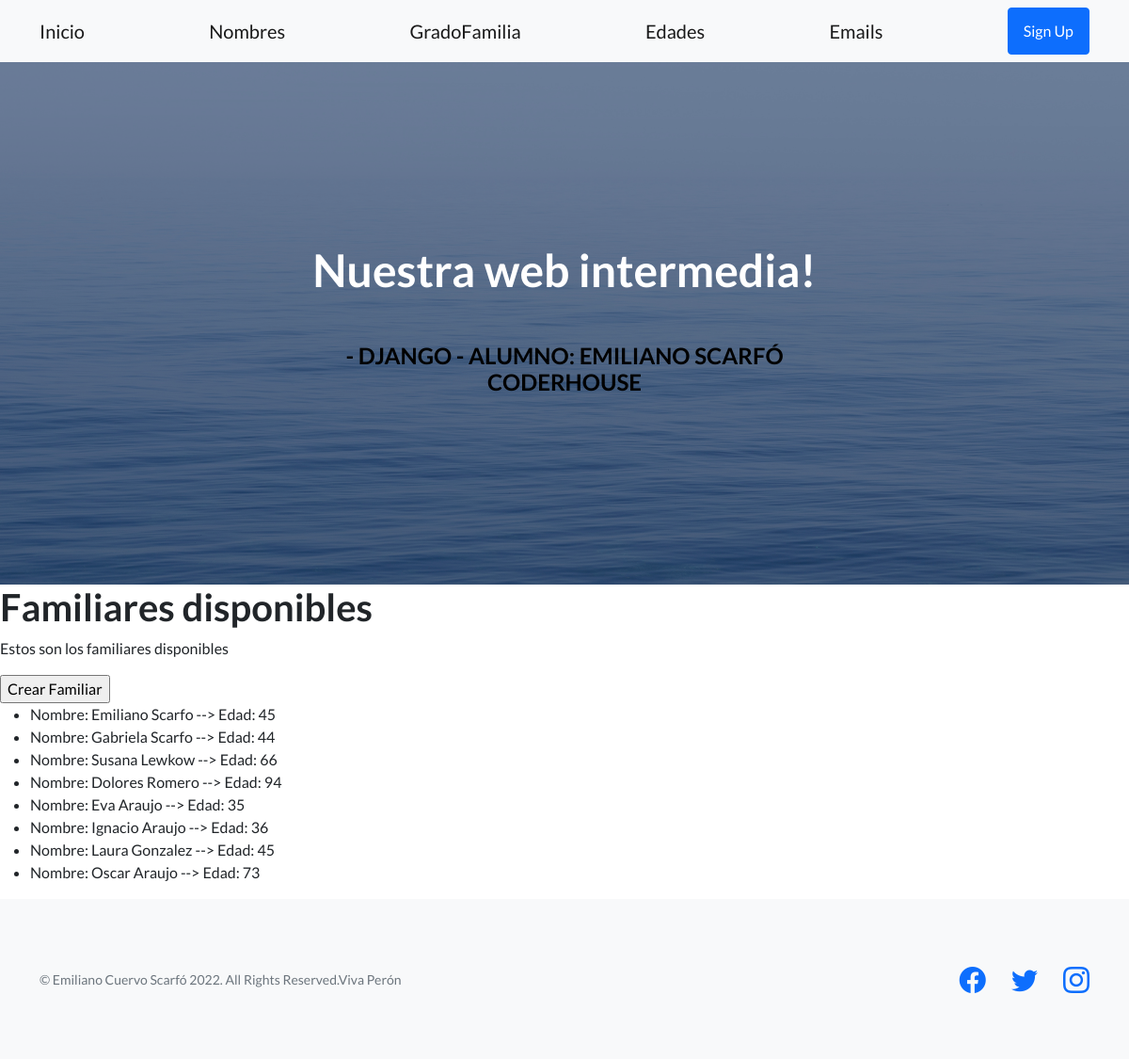
Page /Emi/nombres/ on the earlier database version.
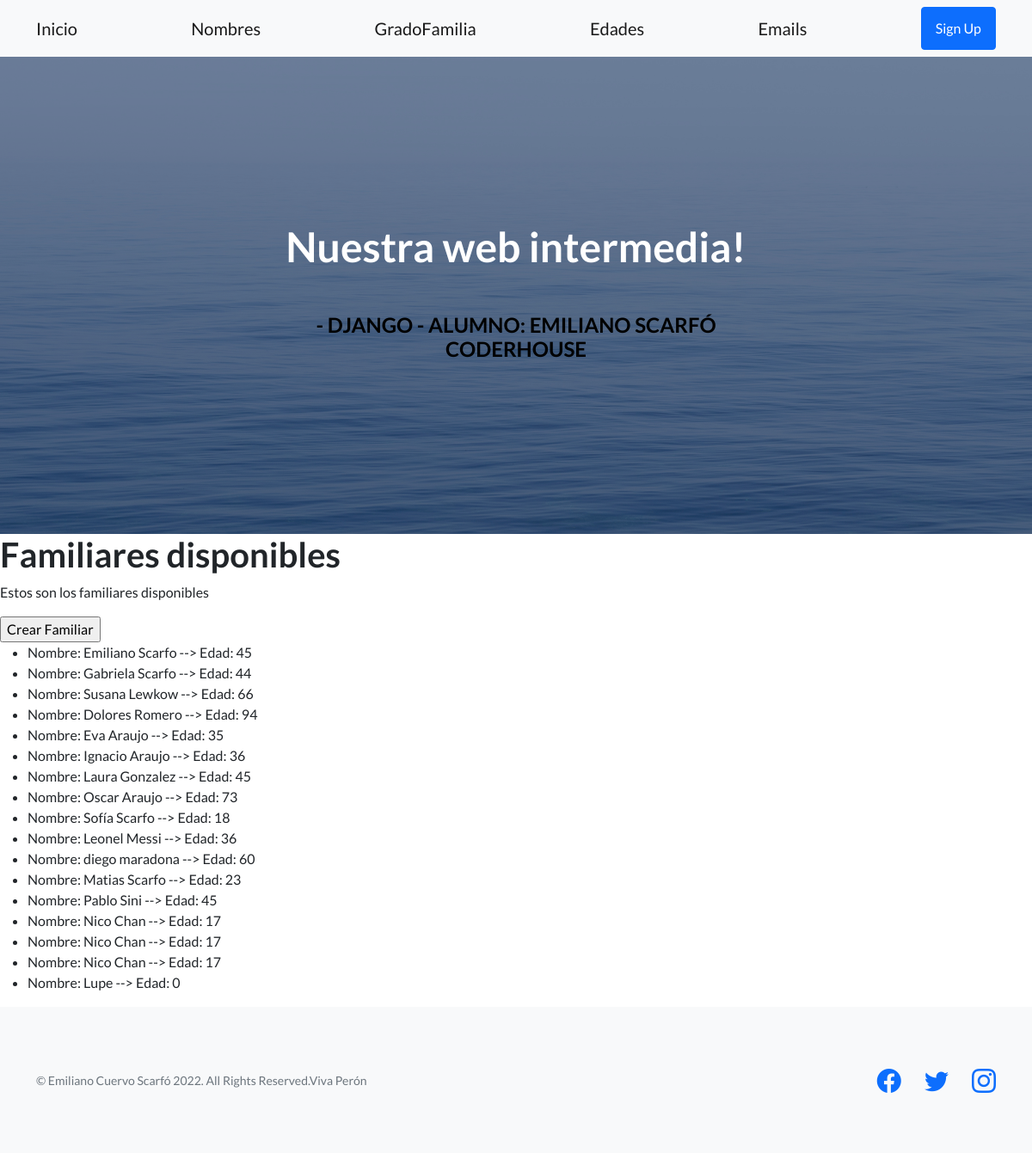
Same page on the later database version.
### appEmi/models.py (models this page shows)
class Familiar(models.Model):
     nombre= models.CharField(max_length=50)
     edad= models.IntegerField()
     def __str__(self):
           return f"Nombre: {self.nombre} --> Edad: {self.edad}"

### appEmi/views.py (the view)
# urls.py: path("nombres/", nombres, name="apli-emi-nombres"),
def nombres(request):
    nombres= Familiar.objects.all() #Obtener TODOS los registros de ese modelo (ver modelo.py)
    contexto= {"listado_nombres": nombres}
    return render(request, "appEmi/nombres.html",contexto)

### appEmi/templates/appEmi/nombres.html (shortened to what this page needs)
{% extends 'appEmi/base.html'  %}
{% block contenido %}
<h1>Familiares disponibles</h1>
<p>Estos son los familiares disponibles</p>
<form method="post">
    <input type="submit" value="Crear Familiar"
</form>
{% if listado_nombres %}
    <ul>
        {% for familiar in listado_nombres %}
            <li> {{familiar}} </li>
        {% endfor %}
    </ul>
    {% else %}
    <p>NO HAY FAMILIARES DISPONIBLES EN ESTE MOMENTO</p>
{% endif %}
{% endblock %}

### appEmi/templates/appEmi/base.html (shortened to what this page needs)
<!DOCTYPE html>
<html lang="en">
    <head>
        {% load static %}
        <link href="https://cdn.jsdelivr.net/npm/bootstrap-icons@1.5.0/font/bootstrap-icons.css" rel="stylesheet" type="text/css" />
        <link href="{% static 'appEmi/css/styles.css' %}" rel="stylesheet" />
    </head>
    <body>
        <nav class="navbar navbar-light bg-light static-top">
            <div class="container">
                <a class="navbar-brand" href="{% url 'apli-emi-inicio' %}">Inicio</a>
                <a class="navbar-brand" href="{% url 'apli-emi-nombres' %}">Nombres</a>
                <a class="navbar-brand" href="{% url 'apli-emi-familiar' %}">GradoFamilia</a>
                <a class="navbar-brand" href="{% url 'apli-emi-edades' %}">Edades</a>
                <a class="navbar-brand" href="{% url 'apli-emi-emails' %}">Emails</a>
                <a class="btn btn-primary" href="#signup">Sign Up</a>
            </div>
        </nav>
        <header class="masthead">
            <div class="container position-relative">
                <div class="row justify-content-center">
                    <div class="col-xl-6">
                        <div class="text-center text-white">
                            <h1 class="mb-5">Nuestra web intermedia!</h1>
                            <h4 style="color:black"></p> - DJANGO -  ALUMNO:  EMILIANO SCARFÓ  CODERHOUSE</h4>
                        </div>
                    </div>
                </div>
            </div>
        </header>
        {% block contenido %}
        {% endblock %}
        <footer class="footer bg-light">
            <div class="container">
                <div class="row">
                    <div class="col-lg-6 h-100 text-center text-lg-start my-auto">
                        <p class="text-muted small mb-4 mb-lg-0">&copy; Emiliano Cuervo Scarfó 2022. All Rights Reserved.Viva Perón</p>
                    </div>
                    <div class="col-lg-6 h-100 text-center text-lg-end my-auto">
                        <ul class="list-inline mb-0">
                            <li class="list-inline-item me-4">
                                <a href="#!"><i class="bi-facebook fs-3"></i></a>
                            </li>
                            <li class="list-inline-item me-4">
                                <a href="#!"><i class="bi-twitter fs-3"></i></a>
                            </li>
                            <li class="list-inline-item">
                                <a href="#!"><i class="bi-instagram fs-3"></i></a>
                            </li>
                        </ul>
                    </div>
                </div>
            </div>
        </footer>
    </body>
</html>

Differences in the rows shown:
added Familiar: nombre+edad "Nombre: Sofía Scarfo --> Edad: 18"
added Familiar: nombre+edad "Nombre: Leonel Messi --> Edad: 36"
added Familiar: nombre+edad "Nombre: diego maradona --> Edad: 60"
added Familiar: nombre+edad "Nombre: Matias Scarfo --> Edad: 23"
added Familiar: nombre+edad "Nombre: Pablo Sini --> Edad: 45"
added Familiar: nombre+edad "Nombre: Nico Chan --> Edad: 17"
added Familiar: nombre+edad "Nombre: Nico Chan --> Edad: 17"
added Familiar: nombre+edad "Nombre: Nico Chan --> Edad: 17"
added Familiar: nombre+edad "Nombre: Lupe --> Edad: 0"
